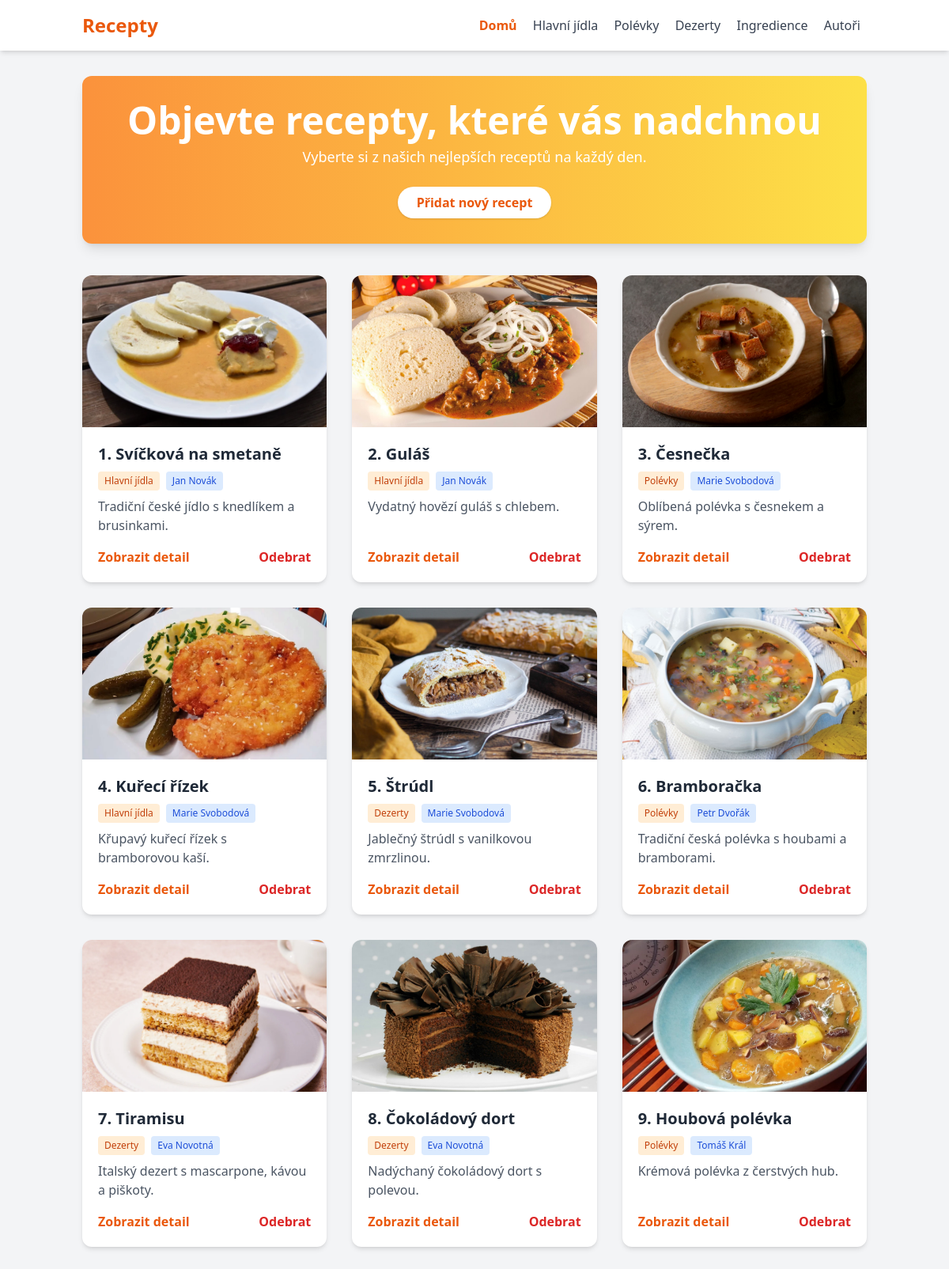
The page / on the database its author committed.
### recepty/models.py (models this page shows, shortened)
class Recept(models.Model):
    OBTIZNOST_CHOICES = [
        ('L', 'Lehká'),
        ('S', 'Střední'),
        ('T', 'Těžká')
    ]
    nazev = models.CharField(
        max_length=200,
        validators=[MinLengthValidator(5)],
        help_text="Název receptu"
    )
    popis = models.TextField(
        validators=[MinLengthValidator(20)],
        help_text="Krátký popis receptu"
    )
    obrazek = models.ImageField(
        upload_to='recepty/',
        blank=True,
        null=True,
        help_text="Obrázek receptu"
    )
    kategorie = models.ForeignKey(
        Kategorie,
        on_delete=models.CASCADE,
        related_name='recepty',
        help_text="Kategorie receptu"
    )
    kuchar = models.ForeignKey(
        Kuchar,
        on_delete=models.CASCADE,
        related_name='recepty',
        help_text="Autor receptu"
    )
    datum_vytvoreni = models.DateTimeField(
        auto_now_add=True,
        help_text="Datum přidání receptu"
    )
    cas_pripravy = models.PositiveIntegerField(
        default=30,
        help_text="Čas přípravy v minutách"
    )
    obtiznost = models.CharField(
        max_length=1,
        choices=OBTIZNOST_CHOICES,
        default='S',
        help_text="Obtížnost receptu"
    )
    ingredience = models.TextField(
        default='[]',
        help_text="JSON seznam ingrediencí"
    )
    postup = models.TextField(
        default='[]',
        help_text="JSON seznam kroků postupu"
    )
    class Meta:
        verbose_name = 'Recept'
        verbose_name_plural = 'Recepty'
        ordering = ['id']  # Seřadí vzestupně podle ID

class Kategorie(models.Model):
    nazev = models.CharField(
        max_length=100,
        unique=True,
        validators=[MinLengthValidator(3)],
        help_text="Název kategorie, např. 'Hlavní jídla'"
    )
    class Meta:
        verbose_name = 'Kategorie'
        verbose_name_plural = 'Kategorie'
        ordering = ['nazev']

class Kuchar(models.Model):
    jmeno = models.CharField(
        max_length=100,
        validators=[MinLengthValidator(3)],
        help_text="Jméno autora receptu"
    )
    bio = models.TextField(
        blank=True,
        help_text="Biografie autora"
    )
    class Meta:
        verbose_name = 'Kuchař'
        verbose_name_plural = 'Kuchaři'
        ordering = ['jmeno']

### recepty/views.py (the view)
# urls.py: path('', views.seznam_receptu, name='seznam_receptu'),
def seznam_receptu(request):
    recepty = Recept.objects.all()
    return render(request, 'recepty/seznam_receptu.html', {'recepty': recepty})

### recepty/templates/recepty/seznam_receptu.html (shortened to what this page needs)
<!DOCTYPE html>
<html lang="cs">
<head>
    <script src="https://cdn.tailwindcss.com"></script>
</head>
<body class="bg-gray-100 min-h-screen">
    <header class="bg-white shadow-md">
        <div class="container mx-auto px-4 py-4 flex flex-col md:flex-row items-center justify-between">
            <div class="text-2xl font-bold text-orange-600">Recepty</div>
            <nav class="mt-2 md:mt-0">
                <a href="/" class="text-gray-700 hover:text-orange-600 mx-2 transition {% if not aktivni_kategorie %}font-bold text-orange-600{% endif %}">Domů</a>
                <a href="/hlavni-jidla/" class="text-gray-700 hover:text-orange-600 mx-2 transition {% if aktivni_kategorie == 'Hlavní jídla' %}font-bold text-orange-600{% endif %}">Hlavní jídla</a>
                <a href="/polevky/" class="text-gray-700 hover:text-orange-600 mx-2 transition {% if aktivni_kategorie == 'Polévky' %}font-bold text-orange-600{% endif %}">Polévky</a>
                <a href="/dezerty/" class="text-gray-700 hover:text-orange-600 mx-2 transition {% if aktivni_kategorie == 'Dezerty' %}font-bold text-orange-600{% endif %}">Dezerty</a>
                <a href="/ingredience/" class="text-gray-700 hover:text-orange-600 mx-2 transition">Ingredience</a>
                <a href="/autori/" class="text-gray-700 hover:text-orange-600 mx-2 transition {% if aktivni_kategorie == 'Autoři' %}font-bold text-orange-600{% endif %}">Autoři</a>
            </nav>
        </div>
    </header>
    <main class="container mx-auto px-4 py-8">
        <div class="bg-gradient-to-r from-orange-400 to-yellow-300 rounded-xl shadow-lg mb-10 p-8 text-center">
            <h1 class="text-4xl md:text-5xl font-bold text-white mb-2">Objevte recepty, které vás nadchnou</h1>
            <p class="text-white text-lg">Vyberte si z našich nejlepších receptů na každý den.</p>
            <div class="mt-6">
                <a href="{% url 'pridat_recept' %}" class="bg-white text-orange-600 hover:bg-orange-50 font-bold py-2 px-6 rounded-full shadow transition duration-200 inline-block">Přidat nový recept</a>
            </div>
        </div>
        <div class="grid gap-8 grid-cols-1 sm:grid-cols-2 lg:grid-cols-3">
            {% for recept in recepty %}
            <div class="bg-white rounded-xl shadow-md overflow-hidden flex flex-col">
                {% if recept.obrazek %}
                    <img class="w-full h-48 object-cover" src="{{ recept.obrazek.url }}" alt="{{ recept.nazev }}">
                {% else %}
                    <img class="w-full h-48 object-cover" src="https://placehold.co/400x180?text=Recept" alt="Bez obrázku">
                {% endif %}
                <div class="p-5 flex-1 flex flex-col">
                    <h2 class="text-xl font-semibold text-gray-800 mb-2">{{ recept.nazev }}</h2>
                    <div class="flex flex-wrap text-xs text-gray-500 mb-2 gap-2">
                        <span class="bg-orange-100 text-orange-700 px-2 py-1 rounded">{{ recept.kategorie.nazev }}</span>
                        <span class="bg-blue-100 text-blue-700 px-2 py-1 rounded">{{ recept.kuchar.jmeno }}</span>
                    </div>
                    <p class="text-gray-600 flex-1">{{ recept.popis|truncatechars:80 }}</p>
                    <div class="mt-4 flex justify-between items-center">
                        <a href="{% url 'detail_receptu' recept.pk %}" class="text-orange-600 hover:underline font-semibold">Zobrazit detail</a>
                        <form method="post" action="{% url 'odebrat_recept' recept.pk %}" class="inline" onsubmit="return confirm('Opravdu chcete tento recept odstranit?');">
                            <button type="submit" class="text-red-600 hover:text-red-800 font-semibold">Odebrat</button>
                        </form>
                    </div>
                </div>
            </div>
            {% endfor %}
        </div>
    </main>
</body>
</html>

### rows shown on the page
Recept: obrazek (picture), nazev "1. Svíčková na smetaně", kategorie.nazev "Hlavní jídla", kuchar.jmeno "Jan Novák", popis "Tradiční české jídlo s knedlíkem a brusinkami."
Recept: obrazek (picture), nazev "2. Guláš", kategorie.nazev "Hlavní jídla", kuchar.jmeno "Jan Novák", popis "Vydatný hovězí guláš s chlebem."
Recept: obrazek (picture), nazev "3. Česnečka", kategorie.nazev "Polévky", kuchar.jmeno "Marie Svobodová", popis "Oblíbená polévka s česnekem a sýrem."
Recept: obrazek (picture), nazev "4. Kuřecí řízek", kategorie.nazev "Hlavní jídla", kuchar.jmeno "Marie Svobodová", popis "Křupavý kuřecí řízek s bramborovou kaší."
Recept: obrazek (picture), nazev "5. Štrúdl", kategorie.nazev "Dezerty", kuchar.jmeno "Marie Svobodová", popis "Jablečný štrúdl s vanilkovou zmrzlinou."
Recept: obrazek (picture), nazev "6. Bramboračka", kategorie.nazev "Polévky", kuchar.jmeno "Petr Dvořák", popis "Tradiční česká polévka s houbami a bramborami."
Recept: obrazek (picture), nazev "7. Tiramisu", kategorie.nazev "Dezerty", kuchar.jmeno "Eva Novotná", popis "Italský dezert s mascarpone, kávou a piškoty."
Recept: obrazek (picture), nazev "8. Čokoládový dort", kategorie.nazev "Dezerty", kuchar.jmeno "Eva Novotná", popis "Nadýchaný čokoládový dort s polevou."
Recept: obrazek (picture), nazev "9. Houbová polévka", kategorie.nazev "Polévky", kuchar.jmeno "Tomáš Král", popis "Krémová polévka z čerstvých hub."
